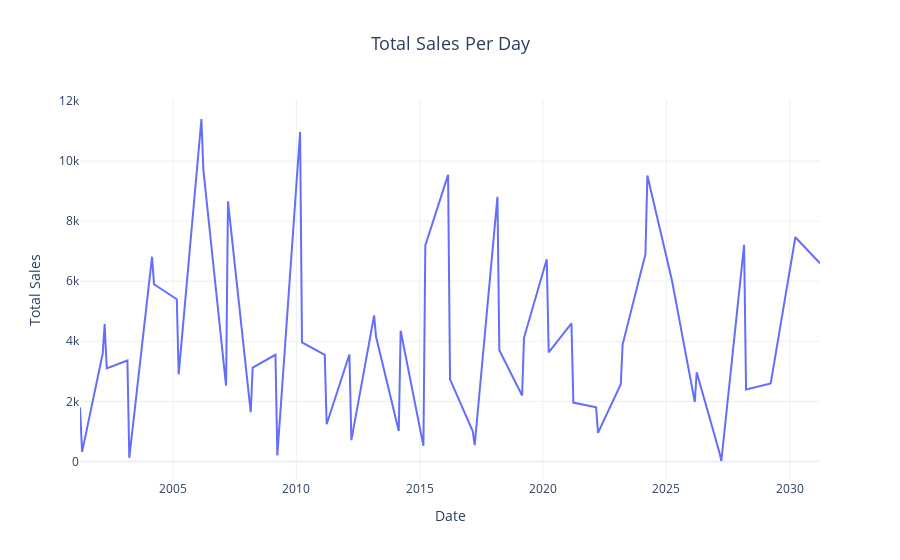

Notebook source saved alongside this figure:
### Code cell
# Group by 'Date' and calculate total sales per day
sales_per_day = df.groupby('Date')['Total Sales'].sum().reset_index()

# Create a line plot using Plotly
fig = px.line(sales_per_day, x='Date', y='Total Sales', title='Total Sales Per Day',
              labels={'Date': 'Date', 'Total Sales': 'Total Sales'},
              template='plotly_white')
fig.update_layout(title_font_size=18, title_x=0.5)
fig.show()

### Figure 1 — Plotly figure (JSON) as saved in the notebook; plotly's stock layout.template omitted (floating-point values rounded to 4 significant figures)
{"data": [{"hovertemplate": "Date=%{x}<br>Total Sales=%{y}<extra></extra>", "legendgroup": "", "line": {"color": "#636efa", "dash": "solid"}, "marker": {"symbol": "circle"}, "mode": "lines", "name": "", "orientation": "v", "showlegend": false, "type": "scatter", "x": ["01-03-25", "01-04-25", "02-02-25", "02-03-25", "02-04-25", "03-02-25", "03-03-25", "04-02-25", "04-03-25", "05-02-25", "05-03-25", "06-02-25", "06-03-25", "07-02-25", "07-03-25", "08-02-25", "08-03-25", "09-02-25", "09-03-25", "10-02-25", "10-03-25", "11-02-25", "11-03-25", "12-02-25", "12-03-25", "13-02-25", "13-03-25", "14-02-25", "14-03-25", "15-02-25", "15-03-25", "16-02-25", "16-03-25", "17-02-25", "17-03-25", "18-02-25", "18-03-25", "19-02-25", "19-03-25", "20-02-25", "20-03-25", "21-02-25", "21-03-25", "22-02-25", "22-03-25", "23-02-25", "23-03-25", "24-02-25", "24-03-25", "25-02-25", "25-03-25", "26-02-25", "26-03-25", "27-02-25", "27-03-25", "28-02-25", "28-03-25", "29-03-25", "30-03-25", "31-03-25"], "xaxis": "x", "y": [1800, 320, 3600, 4575, 3100, 3360, 120, 6815, 5900, 5400, 2900, 11400, 9720, 2520, 8660, 1640, 3125, 3550, 200, 10965, 3965, 3550, 1240, 3560, 710, 4860, 4160, 1015, 4350, 520, 7190, 9540, 2735, 1005, 540, 8810, 3700, 2195, 4115, 6730, 3630, 4600, 1960, 1800, 950, 2570, 3900, 6900, 9520, 6300, 6015, 1980, 2970, 300, 15, 7210, 2400, 2600, 7465, 6600], "yaxis": "y"}], "layout": {"autosize": true, "legend": {"tracegroupgap": 0}, "title": {"font": {"size": 18}, "text": "Total Sales Per Day", "x": 0.5}, "xaxis": {"anchor": "y", "autorange": true, "domain": [0, 1], "range": ["2001-03-25", "2031-03-25"], "title": {"text": "Date"}, "type": "date"}, "yaxis": {"anchor": "x", "autorange": true, "domain": [0, 1], "range": [-617.5, 12030.0], "title": {"text": "Total Sales"}, "type": "linear"}}}
